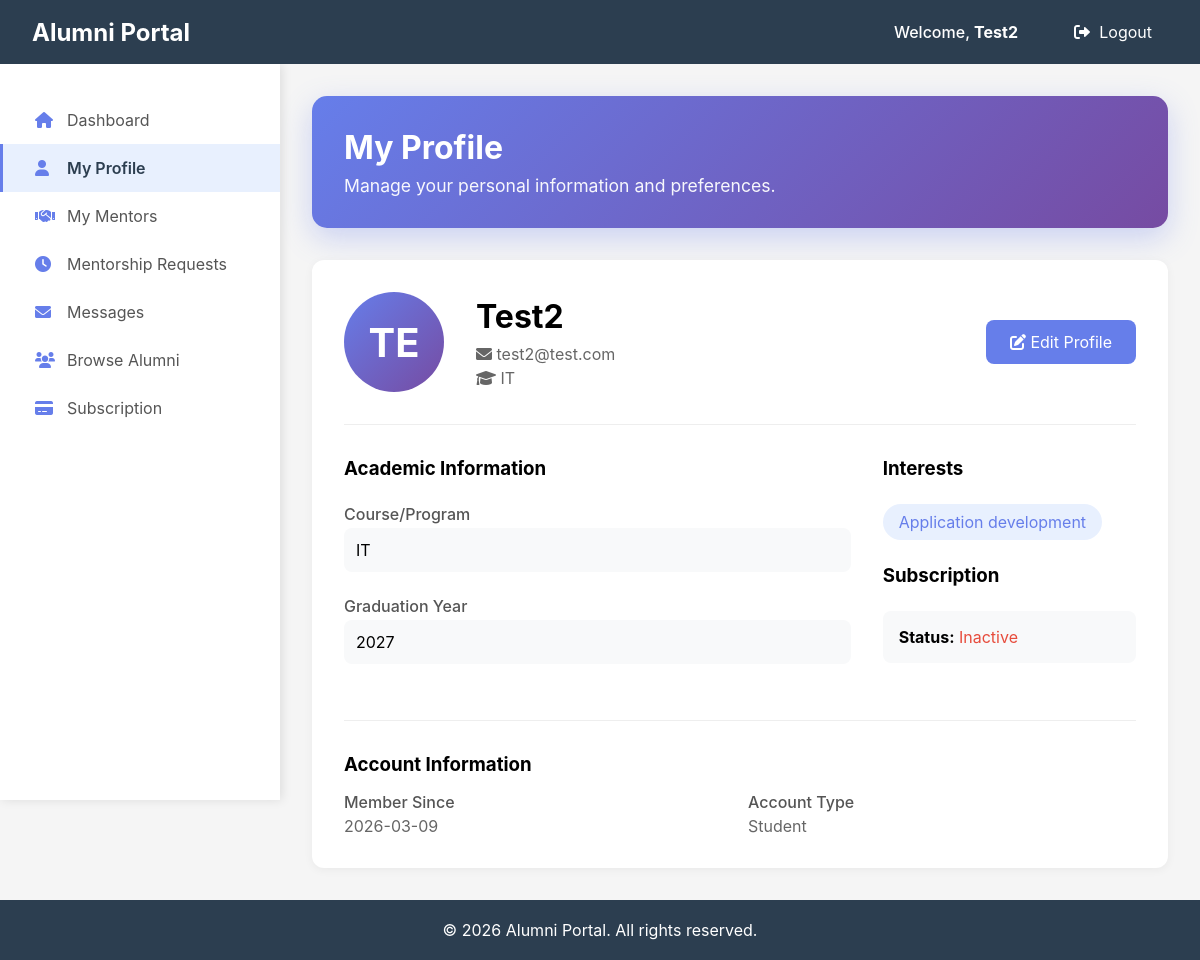
Page /profile/student (signed in) on the earlier database version.
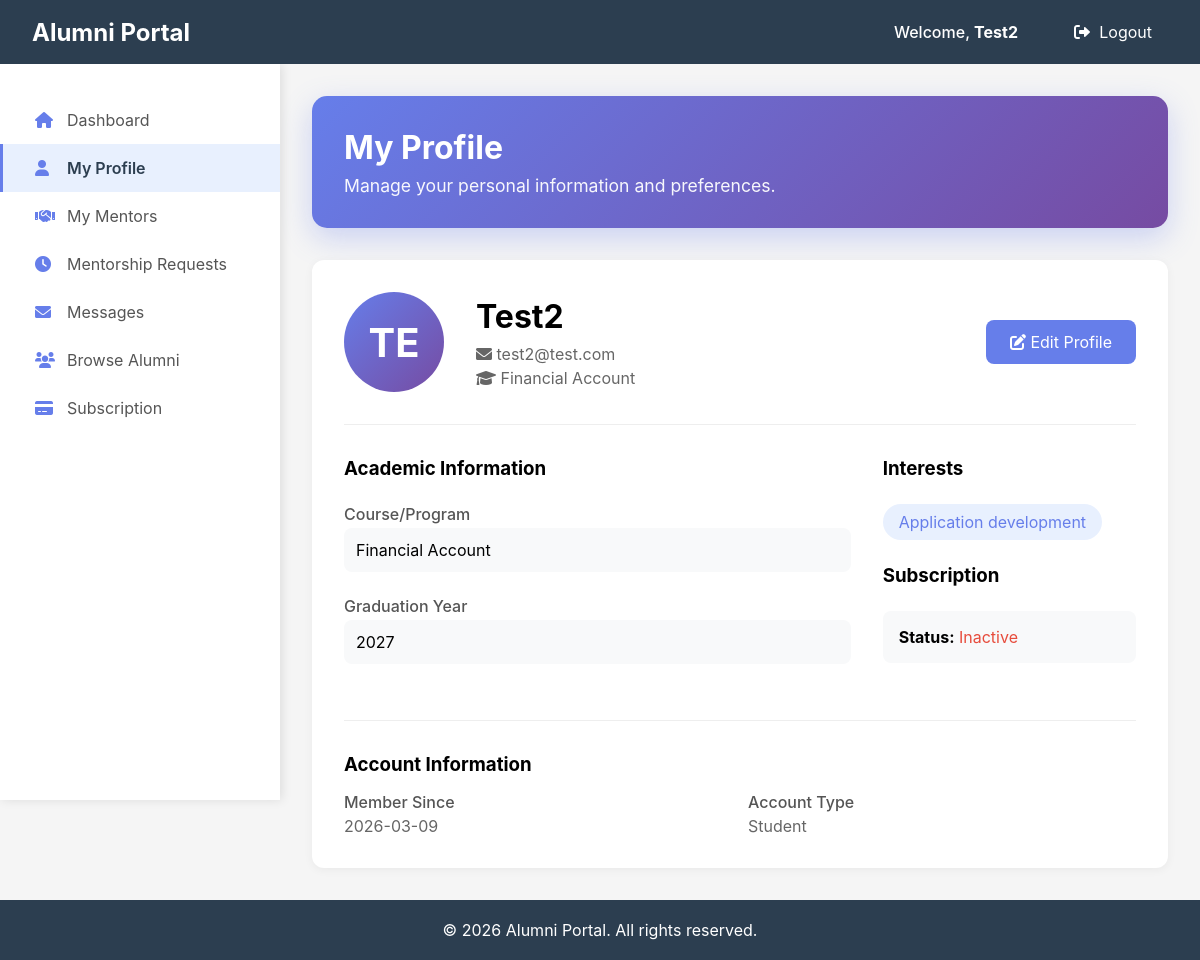
Same page on the later database version.
### app/models/user.py (models this page shows)
class StudentProfile(db.Model):
    __tablename__ = 'student_profiles'
    id = db.Column(db.Integer, primary_key=True)
    user_id = db.Column(db.Integer, db.ForeignKey('users.id', ondelete='CASCADE'), unique=True)
    course = db.Column(db.String(100))
    graduation_year = db.Column(db.Integer)
    interests = db.Column(db.Text)
    is_subscribed = db.Column(db.Boolean, default=False)
    subscription_expiry = db.Column(db.DateTime, nullable=True)

### app/routes/profile_routes.py (the view)
@profile_bp.route("/student", methods=['GET'])
def student_profile_view():
    user = get_current_user()
    if not user or user.role != 'student':
        flash('Please login as a student to view this page.', 'error')
        return redirect(url_for('views.login_page'))
    profile_data, error = profile_service.get_profile_logic(user.id)
    if error:
        flash(error, 'error')
        return redirect(url_for('student.dashboard'))
    return render_template("student/profile.html",
                         user=user,
                         profile_data=profile_data)

### app/routes/profile_routes.py (called while the page is built)
def get_current_user():
    if 'user_id' in session:
        return User.query.get(session['user_id'])
    return None

### app/templates/student/profile.html (shortened to what the changed rows need)
{% extends "student/base_student.html" %}
{% block student_content %}
<div class="student-welcome-card">
    <h1>My Profile</h1>
</div>
<div style="background: white; border-radius: 12px; padding: 2rem; box-shadow: 0 2px 10px rgba(0,0,0,0.05);">
    <div style="display: flex; align-items: center; gap: 2rem; margin-bottom: 2rem; padding-bottom: 2rem; border-bottom: 1px solid #eee;">
        <div>
            <h2 style="font-size: 2rem; margin-bottom: 0.5rem;">{{ user.full_name }}</h2>
            <p style="color: #666; margin-bottom: 0.25rem;">
                <i class="fas fa-envelope"></i> {{ user.email }}
            </p>
            {% if profile_data and profile_data.details %}
                <p style="color: #666;">
                    <i class="fas fa-graduation-cap"></i> {{ profile_data.details.course or 'Course not specified' }}
                </p>
            {% endif %}
        </div>
    </div>
    <div style="display: grid; grid-template-columns: 2fr 1fr; gap: 2rem;">
        <div>
            <div style="margin-bottom: 1.5rem;">
                <label style="font-weight: 500; color: #555; display: block; margin-bottom: 0.25rem;">Course/Program</label>
                <p style="padding: 0.75rem; background: #f8f9fa; border-radius: 8px;">
                    {% if profile_data and profile_data.details %}
                        {{ profile_data.details.course or 'Not specified' }}
                    {% else %}
                        Not specified
                    {% endif %}
                </p>
            </div>
            <div style="margin-bottom: 1.5rem;">
                <label style="font-weight: 500; color: #555; display: block; margin-bottom: 0.25rem;">Graduation Year</label>
                <p style="padding: 0.75rem; background: #f8f9fa; border-radius: 8px;">
                    {% if profile_data and profile_data.details %}
                        {{ profile_data.details.graduation_year or 'Not specified' }}
                    {% else %}
                        Not specified
                    {% endif %}
                </p>
            </div>
        </div>
        <div>
            <div style="margin-bottom: 1.5rem;">
                {% if profile_data and profile_data.details and profile_data.details.interests %}
                    <div style="display: flex; flex-wrap: wrap; gap: 0.5rem;">
                        {% for interest in profile_data.details.interests.split(',') %}
                            <span style="background: #e8f0fe; color: #667eea; padding: 0.5rem 1rem; border-radius: 20px;">
                                {{ interest.strip() }}
                            </span>
                        {% endfor %}
                    </div>
                {% else %}
                    <p style="color: #999;">No interests added yet.</p>
                {% endif %}
            </div>
        </div>
    </div>
</div>
{% endblock %}

Differences in the rows shown:
changed StudentProfile "Application development": details "IT" → "Financial Account"
